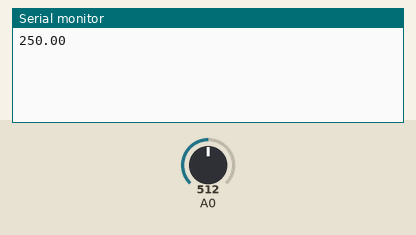
Recording of a sketch running on a simulated Arduino Uno, built with avr-gcc and run on an emulated ATmega328P. On the bench: the last lines printed to the serial monitor. Inputs (shaded band) come from the test bench; at power-on: A0 = 512.

Above: at 1.2 s.
1.3 s: A0 set to 716
At 2.6 s:
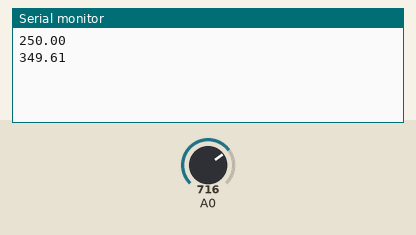
2.8 s: A0 set to 900
At 3.5 s:
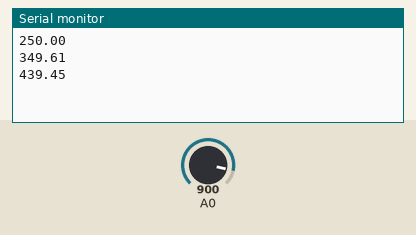
Timing chart, 0 to 5.8 s (numbered marks = the images above; inputs shaded):
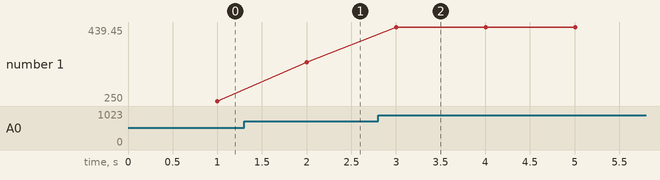

The sketch:

TempSerial.ino
```cpp
unsigned long tepTimer;


void setup() {
  // put your setup code here, to run once:

  Serial.begin(9600);
}

void loop() {
  // put your main code here, to run repeatedly:
  int sec = millis()/1000;
  int val;
  float data;
  val = analogRead(0);
  data = (float)val*(5/10.24);

  if(millis()-tepTimer >1000){
    tepTimer = millis();
    //Serial.print("Temperature: ");
    Serial.println(data);
    //Serial.print("C @ ");
    //Serial.println(sec);
  }

}
```

Measured:
- after the input at 1.3 s, the serial monitor: prints a new line after 0.70 s (image 1)
- after the input at 2.8 s, the serial monitor: prints a new line after 0.20 s (image 2)
- plotted number 1: 250 → 349.61 after the input at 1.3 s, 349.61 → 439.45 after the input at 2.8 s
